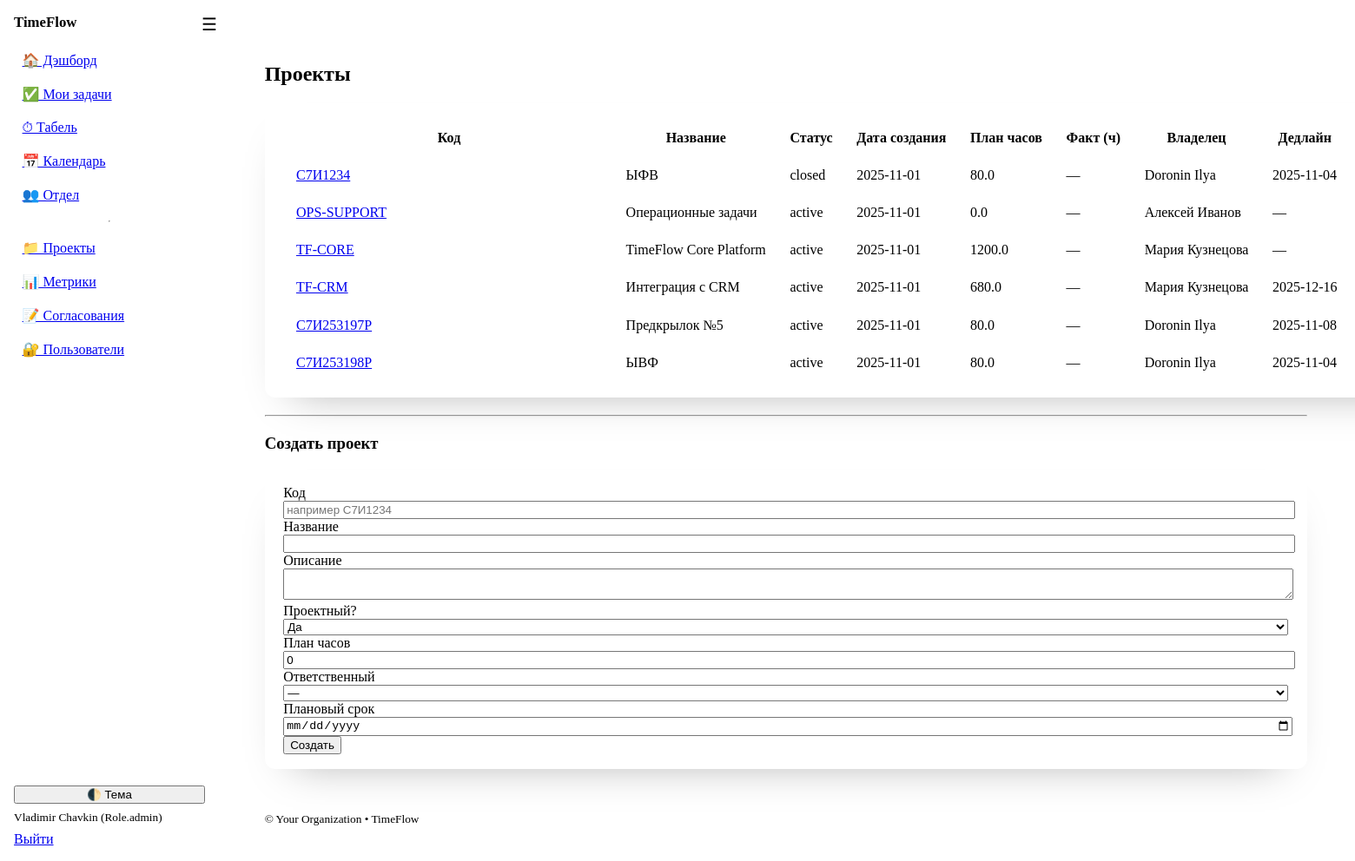
Screenshot of /projects (signed in) with the database file from the repository.
### models.py (models this page shows)
class User(Base):
    __tablename__ = "users"
    id: Mapped[int] = mapped_column(Integer, primary_key=True, index=True)
    username: Mapped[str] = mapped_column(String(50), unique=True, index=True)
    full_name: Mapped[str] = mapped_column(String(120))
    email: Mapped[str] = mapped_column(String(200), unique=True)
    department: Mapped[str] = mapped_column(String(120), default="")
    role: Mapped[Role] = mapped_column(Enum(Role), default=Role.employee)
    is_active: Mapped[bool] = mapped_column(Boolean, default=True)
    hashed_password: Mapped[str] = mapped_column(String(255))
    created_at: Mapped[dt.datetime] = mapped_column(DateTime, default=dt.datetime.utcnow)
    tasks: Mapped[list["Task"]] = relationship(
        "Task",
        back_populates="assignee",
        foreign_keys="Task.assignee_id",
    )
    time_entries: Mapped[list["TimeEntry"]] = relationship(
        "TimeEntry",
        back_populates="user",
        foreign_keys="TimeEntry.user_id",
    )
    member_projects: Mapped[list["ProjectMember"]] = relationship(backref="user", cascade="all, delete-orphan")

class Project(Base):
    __tablename__ = "projects"
    id: Mapped[int] = mapped_column(Integer, primary_key=True)
    code: Mapped[str] = mapped_column(String(50), index=True)  # e.g., C7И**** or other code
    name: Mapped[str] = mapped_column(String(200))
    description: Mapped[str] = mapped_column(Text, default="")
    is_project: Mapped[bool] = mapped_column(Boolean, default=True)  # False = non-project bucket
    status: Mapped[str] = mapped_column(String(20), default="active")  # active/closed
    planned_hours: Mapped[float] = mapped_column(Float, default=0.0)
    owner_id: Mapped[int | None] = mapped_column(ForeignKey("users.id"))
    date_created: Mapped[dt.date] = mapped_column(Date, default=dt.date.today)
    planned_due_date: Mapped[dt.date | None] = mapped_column(Date, nullable=True)
    owner: Mapped["User"] = relationship()
    tasks: Mapped[list["Task"]] = relationship(back_populates="project")
    __table_args__ = (UniqueConstraint("code", name="uq_project_code"),)
    members: Mapped[list["ProjectMember"]] = relationship(
        backref="project", cascade="all, delete-orphan"
    )

### app.py (the view)
@app.get("/projects", response_class=HTMLResponse)
def projects_page(request: Request, db: Session = Depends(get_db), user: User = Depends(get_current_user)):
    projects = db.scalars(select(Project).order_by(Project.status.desc(), Project.code)).all()
    users = db.scalars(select(User).order_by(User.full_name)).all()
    return templates.TemplateResponse("projects.html", {"request": request, "user": user, "projects": projects, "users": users, "app_name": APP_NAME})

### templates/projects.html (shortened to what this page needs)
{% extends "base.html" %}
{% block content %}
  <h2>Проекты</h2>
  <table class="sticky-table">
    <thead><tr><th>Код</th><th>Название</th><th>Статус</th><th>Дата создания</th><th>План часов</th><th>Факт (ч)</th><th>Владелец</th><th>Дедлайн</th><th>Действия</th></tr></thead>
    <tbody>
      {% for p in projects %}
      <tr>
        <td><a href="/projects/{{ p.id }}">{{ p.code }}</a></td>
        <td>{{ p.name }}</td>
        <td>{{ p.status }}</td>
        <td>{{ p.date_created }}</td>
        <td>{{ '%.1f'|format(p.planned_hours or 0) }}</td>
        <td>—</td>
        <td>{{ p.owner.full_name if p.owner else "—" }}</td>
        <td>{{ p.planned_due_date or "—" }}</td>
        <td>
        </td>
      </tr>
      {% endfor %}
    </tbody>
  </table>
  {% if user.role in ['manager','admin'] %}
  <hr>
  <h3>Создать проект</h3>
  <form method="post" action="/projects/new">
    <div class="grid">
      <label>Код <input type="text" name="code" placeholder="например C7И1234" required></label>
      <label>Название <input type="text" name="name" required></label>
    </div>
    <label>Описание <textarea name="description"></textarea></label>
    <div class="grid">
      <label>Проектный? <select name="is_project"><option value="1">Да</option><option value="0">Нет</option></select></label>
      <label>План часов <input type="number" step="0.5" name="planned_hours" value="0"></label>
    </div>
    <div class="grid">
      <label>Ответственный
        <select name="owner_id">
          <option value="">—</option>
        </select>
      </label>
      <label>Плановый срок <input type="date" name="planned_due_date"></label>
    </div>
    <button type="submit">Создать</button>
  </form>
  {% endif %}
{% endblock %}

### templates/base.html (shortened to what this page needs)
<!doctype html>
<html lang="ru" data-theme="light">
<head>
  <link rel="stylesheet" href="https://cdn.jsdelivr.net/npm/@picocss/pico@1/css/pico.min.css">
  <link rel="stylesheet" href="/static/theme.css">
</head>
<body class="layout">
  <aside class="sidebar">
    <div class="brand">
      <strong>{{ app_name }}</strong>
    </div>
    <nav class="menu">
      <a href="/dashboard">🏠 Дэшборд</a>
      <a href="/tasks?mine=1">✅ Мои задачи</a>
      <a href="/timesheet">⏱ Табель</a>
      <a href="/leaves">📅 Календарь</a>
      <a href="/team">👥 Отдел</a>
      {% if user and (user.role in ['manager','admin']) %}
        <hr>
        <a href="/projects">📁 Проекты</a>
        <a href="/metrics">📊 Метрики</a>
        <a href="/admin/approvals">📝 Согласования</a>
        {% if user.role == "admin" %}<a href="/admin/users">🔐 Пользователи</a>{% endif %}
      {% endif %}
    </nav>
    <div class="sidebar-bottom">
      <button class="contrast full" onclick="toggleTheme()">🌓 Тема</button>
      {% if user %}
        <small class="muted">{{ user.full_name }} ({{ user.role }})</small>
        <a href="/auth/logout" class="secondary full">Выйти</a>
      {% endif %}
    </div>
  </aside>
  <header class="topbar">
    <label for="nav-toggle" class="burger" aria-label="Открыть меню">☰</label>
  </header>
  <main class="content{% block content_class %}{% endblock %}">
    {% block content %}{% endblock %}
  </main>
  <footer class="container footer-note">
    <small>&copy; {{ org_name if org_name is defined else '' }} • {{ app_name }}</small>
  </footer>
</body>
</html>

### static/theme.css (style rules this page uses)
:root { --sidebar-w: 220px; --topbar-h: 52px; --pico-border-radius: 12px; --content-max-width: 1200px; --content-gutter: clamp(1rem, 2.2vw + 0.5rem, 3rem); --chart-h: clamp(260px, 38vh, 520px); --tf-critical: hsl(0 75% 45%); --tf-badge-green-bg: hsl(148 58% 88%); --tf-badge-green-fg: hsl(148 45% 24%); --tf-badge-amber-bg: hsl(40 95% 90%); --tf-badge-amber-fg: hsl(28 65% 28%); --tf-badge-red-bg: hsl(3 80% 92%); --tf-badge-red-fg: hsl(3 70% 35%); --tf-badge-blue-bg: hsl(224 90% 92%); --tf-badge-blue-fg: hsl(224 70% 30%); --tf-badge-gray-bg: hsl(210 16% 90%); --tf-badge-gray-fg: hsl(210 12% 30%); }
.layout { display: contents; }
.sidebar { position: fixed; inset: 0 auto 0 0; width: var(--sidebar-w); background: var(--pico-card-background-color); border-right: 1px solid var(--pico-muted-border-color); padding: 1rem; display: flex; flex-direction: column; gap: 1rem; transform: translateX(-100%); transition: transform .2s ease; z-index: 1000; }
.brand { font-size: 1.05rem; white-space: nowrap; overflow: hidden; text-overflow: ellipsis; }
.menu { display: flex; flex-direction: column; gap: .25rem; }
.menu a { padding: .5rem .6rem; border-radius: 8px; }
.sidebar-bottom { margin-top: auto; display: grid; gap: .5rem; }
.full { width: 100%; }
.muted { color: var(--pico-muted-color); }
.topbar { position: fixed; top: 0; left: 0; right: 0; height: var(--topbar-h); display: flex; align-items: center; gap: .5rem; padding: 0 .75rem; background: var(--pico-background-color); border-bottom: 1px solid var(--pico-muted-border-color); z-index: 1100; }
.burger { font-size: 1.25rem; cursor: pointer; user-select: none; }
.content { padding: calc(var(--topbar-h) + 1rem) var(--content-gutter) 3rem; margin: 0 auto; width: min(100%, var(--content-max-width)); display: flex; flex-direction: column; gap: 1.25rem; }
.content > * { margin: 0; }
.footer-note { margin: 0 auto 2.5rem; width: min(100%, var(--content-max-width)); padding: 0 var(--content-gutter); }
.surface, .content > article, .content > table, .content > form, .content > details { background: var(--pico-card-background-color); border: 1px solid var(--pico-muted-border-color); border-radius: var(--pico-border-radius); padding: 1.1rem 1.35rem; box-shadow: 0 24px 48px -32px rgba(0, 0, 0, 0.35); }
.sticky-table thead th { position: static; }
@media (min-width: 992px) { .sidebar { transform: translateX(0); } }
@media (min-width: 992px) { .topbar { left: var(--sidebar-w); } }
@media (min-width: 992px) { .content, .footer-note { margin-left: calc(var(--sidebar-w) + var(--content-gutter)); width: min(calc(100% - var(--sidebar-w)), var(--content-max-width)); } }

### templates/base.html (style rules this page uses)
:root { --tf-topbar-h: 56px; --topbar-h: 56px; }
.sticky-table { position: relative; }
.sticky-table thead th { position: static; }
.sticky-table thead th, .sticky-table tbody td { padding:.6rem .8rem; line-height:1.35; vertical-align:middle; }
.sticky-table th, .sticky-table td { white-space:nowrap; }
.sticky-table td:first-child, .sticky-table th:first-child { white-space:normal; min-width:22rem; }
label > input, label > select, label > textarea { width:100%; }

### rows the page displays
User: full_name "Vladimir Chavkin", role "Role.admin"
Project: code "С7И1234", name "ЫФВ", status "closed", date_created "2025-11-01", planned_hours "80.0", owner "Doronin Ilya", planned_due_date "2025-11-04"
Project: code "OPS-SUPPORT", name "Операционные задачи", status "active", date_created "2025-11-01", planned_hours "0.0", owner "Алексей Иванов", planned_due_date "—"
Project: code "TF-CORE", name "TimeFlow Core Platform", status "active", date_created "2025-11-01", planned_hours "1200.0", owner "Мария Кузнецова", planned_due_date "—"
Project: code "TF-CRM", name "Интеграция с CRM", status "active", date_created "2025-11-01", planned_hours "680.0", owner "Мария Кузнецова", planned_due_date "2025-12-16"
Project: code "С7И253197Р", name "Предкрылок №5", status "active", date_created "2025-11-01", planned_hours "80.0", owner "Doronin Ilya", planned_due_date "2025-11-08"
Project: code "С7И253198Р", name "ЫВФ", status "active", date_created "2025-11-01", planned_hours "80.0", owner "Doronin Ilya", planned_due_date "2025-11-04"

### other values shown
{{ app_name }} "TimeFlow"
{{ org_name if org_name is defined else '' }} "Your Organization"
